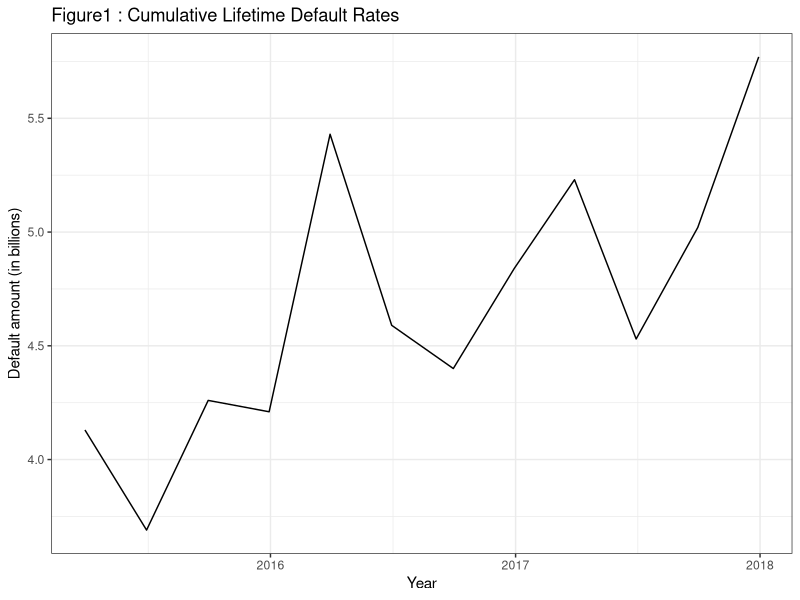
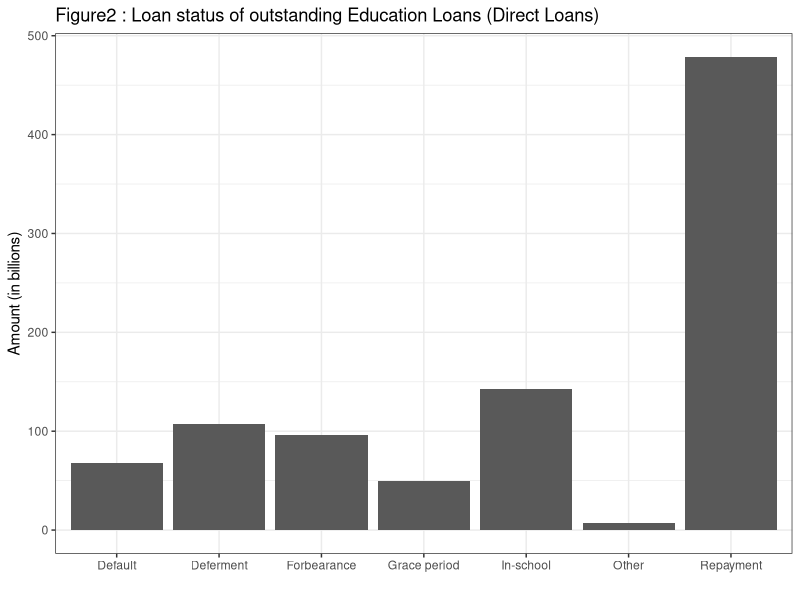
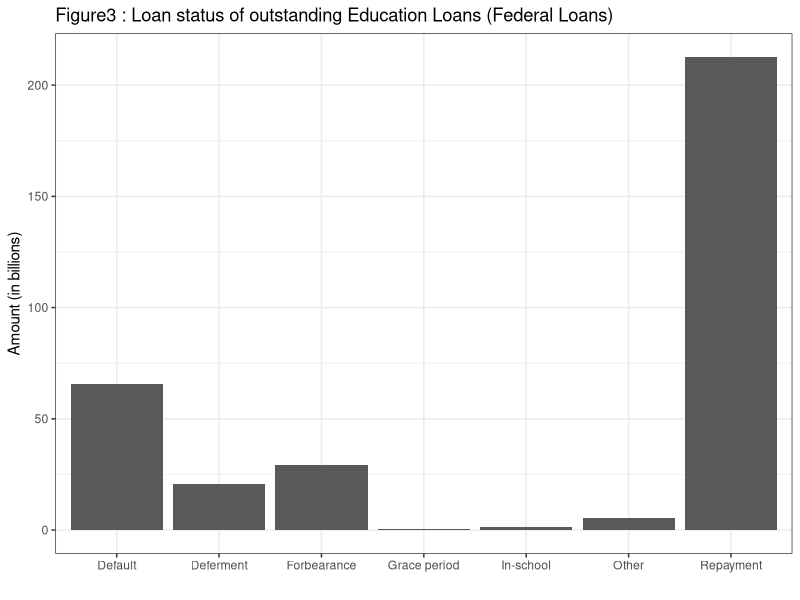
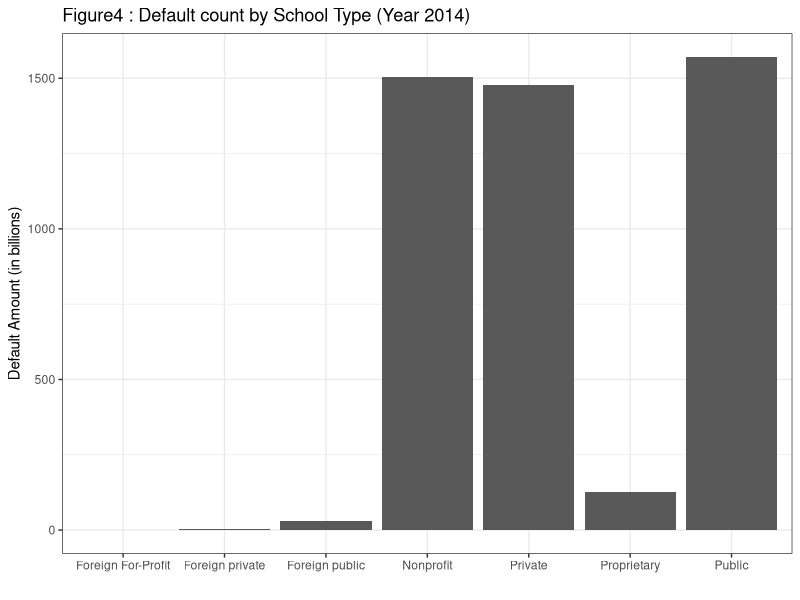
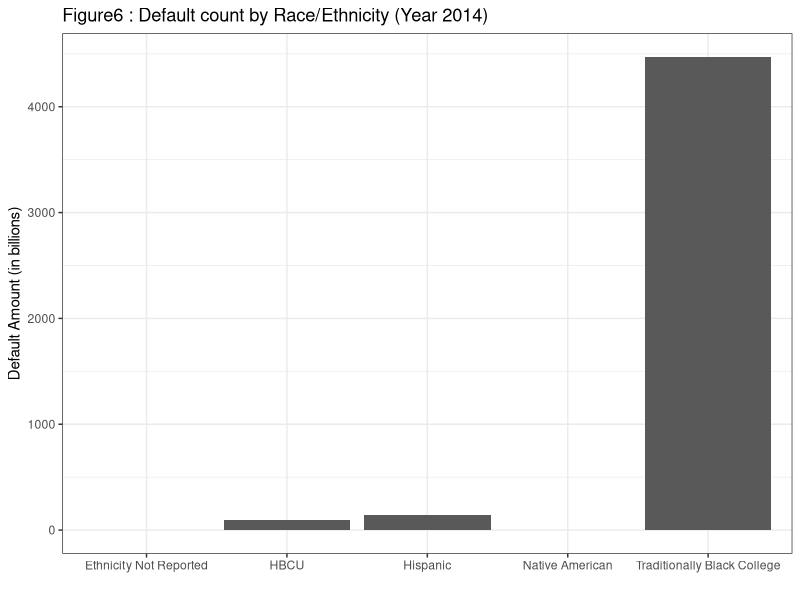

Write R code to recreate these figures, in order.
## ---- chunk 1
knitr::opts_chunk$set(echo = TRUE)
## ---- chunk 2
library(tidyverse)
library(knitr)
## ---- chunk 3

default_amount <- c(4.13,3.69,4.26,4.21,5.43,4.59,4.40,4.84,5.23,4.53,5.02,5.77)
arr <- c("2015-03-30","2015-06-30","2015-09-30","2015-12-30","2016-03-30","2016-06-30","2016-09-30","2016-12-30","2017-03-30","2017-06-30","2017-09-30","2017-12-30")
default_date <- as.Date(arr)

df <- data.frame(default_date, default_amount)
ggplot(df, aes(x=default_date, y=default_amount)) + 
  geom_line() +
  labs(x="Year", y="Default amount (in billions)", title="Figure1 : Cumulative Lifetime Default Rates") +
  theme_bw()

## ---- chunk 4

Loan_Type <- c('In-school','Grace period','Repayment','Deferment','Forbearance','Default','Other')
Direct_Loans_in_billions <- c(142.5,50.1,478.6,107.3,96.2,67.5,6.9)
Federal_Family_Loans_in_billions <- c(1.3,0.7,212.7,20.5,29.3,65.5,5.3)
df4 <- data.frame(Loan_Type, Direct_Loans_in_billions,Federal_Family_Loans_in_billions)

ggplot(df4, aes(Loan_Type, Direct_Loans_in_billions)) +
  geom_bar(stat="identity") +
  labs(x=" ", y="Amount (in billions)", title="Figure2 : Loan status of outstanding Education Loans (Direct Loans)") +
  theme_bw()

ggplot(df4, aes(Loan_Type, Federal_Family_Loans_in_billions)) +
  labs(x=" ", y="Amount (in billions)", title="Figure3 : Loan status of outstanding Education Loans (Federal Loans)") +
  geom_bar(stat="identity") +
  theme_bw()

## ---- chunk 5

#peps300 <- read_csv("C:/view/opt/apps/git/compscix-415-1-assignments/peps300.csv")
#t1 <- peps300 %>%count(EthnicCode)

SchoolType <- c('Public','Private','Nonprofit','Proprietary','Foreign public','Foreign private','Foreign For-Profit')
DefaultCount1 <- c(1571,1477,1503,125,31,5,1)
df1 <- data.frame(SchoolType, DefaultCount1)
#kable(df1)
ggplot(df1, aes(SchoolType, DefaultCount1)) +
  labs(x=" ", y="Default Amount (in billions)", title="Figure4 : Default count by School Type (Year 2014)") +
  geom_bar(stat="identity") +
  theme_bw()

## ---- chunk 6

ProgLength <- c('Short-Term (300–599 hours)','Graduate/Professional (≥ 300 hours)','Non-Degree (600–899 hours)','Non-Degree 1 Year (900–1799 hours)','Non-Degree 2 Years (1800–2699 hours)','Associates Degree','Bachelors Degree','First Professional Degree','Masters Degree or Doctors Degree','Professional Certification','Undergraduate (Previous Degree Required)','Non-Degree 3 Plus Years (≥ 2700 hours)','Two-Year Transfer')
DefaultCount2 <- c(1,1,69,872,239,1085,504,35,1879,0,0,26,1)
df2 <- data.frame(ProgLength, DefaultCount2)
kable(df2)
#ggplot(df2, aes(ProgLength, DefaultCount2)) +
#  labs(x=" ", y="Default Amount (in billions)", title="Figure5 : Default count by Program Length (Year 2014)") +
#  geom_bar(stat="identity") +
#  theme_bw()

## ---- chunk 7

Ethnicity <- c('Native American','HBCU','Hispanic','Traditionally Black College','Ethnicity Not Reported')
DefaultCount3 <- c(4,94,143,4471,1)
df3 <- data.frame(Ethnicity, DefaultCount3)
#kable(df3)
ggplot(df3, aes(Ethnicity, DefaultCount3)) +
  labs(x=" ", y="Default Amount (in billions)", title="Figure6 : Default count by Race/Ethnicity (Year 2014)") +
  geom_bar(stat="identity") +
  theme_bw()

## ---- chunk 8

Tasks <- c('Creating formal business requirements','Data Collection and Data Understanding','Exploratory Data Analysis','Model Training and Analytics','Deployment','User Acceptance Testing')
Timelines <- c('1 week','2 weeks','1 week','2 weeks','1 week','1 week')
df6 <- data.frame(Tasks, Timelines)
kable(df6)

